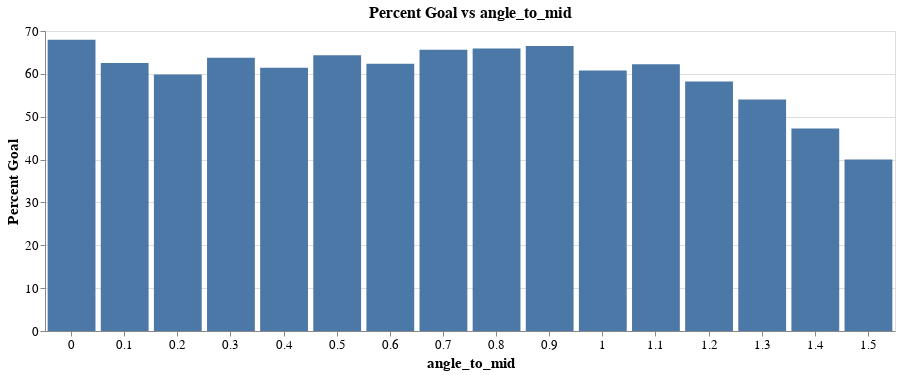

Notebook code for this chart:
### Code cell
plot_percent_goal_vs_feature(simple_shots_clean, 'angle_to_mid')

### Figure 1 — Vega-Lite specification as saved in the notebook (floating-point values rounded to 4 significant figures)
{"config": {"view": {"continuousWidth": 300, "continuousHeight": 300}, "axis": {"labelFontSize": 13, "titleFontSize": 15}, "title": {"fontSize": 16}}, "data": {"name": "data-a6e813aa3b5744f9e4e651186568bae2"}, "mark": {"type": "bar"}, "encoding": {"x": {"axis": {"labelAngle": 0, "title": "angle_to_mid"}, "field": "angle_to_mid", "type": "nominal"}, "y": {"axis": {"title": "Percent Goal"}, "field": "Percent Goal", "type": "quantitative"}}, "height": 300, "title": "Percent Goal vs angle_to_mid", "width": 850, "$schema": "https://vega.github.io/schema/vega-lite/v5.8.0.json", "datasets": {"data-a6e813aa3b5744f9e4e651186568bae2": [{"angle_to_mid": 0.0, "No Goal": 996, "Goal": 2112, "Percent Goal": 67.95}, {"angle_to_mid": 0.1, "No Goal": 1589, "Goal": 2649, "Percent Goal": 62.5}, {"angle_to_mid": 0.2, "No Goal": 698, "Goal": 1041, "Percent Goal": 59.86}, {"angle_to_mid": 0.3, "No Goal": 295, "Goal": 519, "Percent Goal": 63.74}, {"angle_to_mid": 0.4, "No Goal": 258, "Goal": 411, "Percent Goal": 61.4}, {"angle_to_mid": 0.5, "No Goal": 182, "Goal": 329, "Percent Goal": 64.32}, {"angle_to_mid": 0.6, "No Goal": 177, "Goal": 294, "Percent Goal": 62.34}, {"angle_to_mid": 0.7, "No Goal": 133, "Goal": 255, "Percent Goal": 65.6}, {"angle_to_mid": 0.8, "No Goal": 116, "Goal": 226, "Percent Goal": 65.93}, {"angle_to_mid": 0.9, "No Goal": 118, "Goal": 236, "Percent Goal": 66.5}, {"angle_to_mid": 1.0, "No Goal": 157, "Goal": 245, "Percent Goal": 60.79}, {"angle_to_mid": 1.1, "No Goal": 141, "Goal": 234, "Percent Goal": 62.22}, {"angle_to_mid": 1.2, "No Goal": 108, "Goal": 152, "Percent Goal": 58.19}, {"angle_to_mid": 1.3, "No Goal": 43, "Goal": 52, "Percent Goal": 54.0}, {"angle_to_mid": 1.4, "No Goal": 12, "Goal": 12, "Percent Goal": 47.24}, {"angle_to_mid": 1.5, "No Goal": 3, "Goal": 3, "Percent Goal": 40.0}]}}
